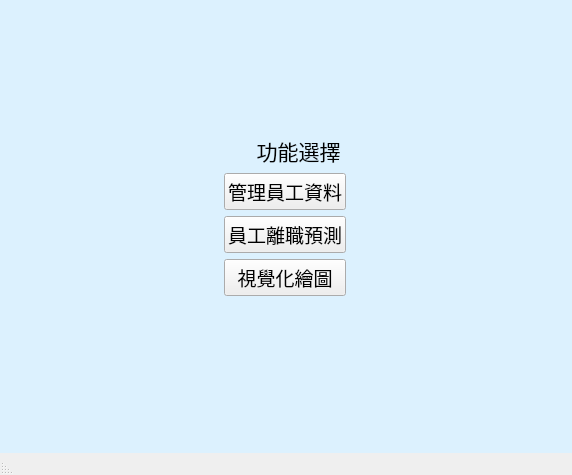
<?xml version="1.0" encoding="UTF-8"?>
<ui version="4.0">
 <class>MainWindow</class>
 <widget class="QMainWindow" name="MainWindow">
  <property name="geometry">
   <rect>
    <x>0</x>
    <y>0</y>
    <width>572</width>
    <height>475</height>
   </rect>
  </property>
  <property name="windowTitle">
   <string>MainWindow</string>
  </property>
  <property name="layoutDirection">
   <enum>Qt::RightToLeft</enum>
  </property>
  <widget class="QWidget" name="centralwidget">
   <widget class="QLabel" name="label_2">
    <property name="geometry">
     <rect>
      <x>0</x>
      <y>0</y>
      <width>631</width>
      <height>511</height>
     </rect>
    </property>
    <property name="styleSheet">
     <string notr="true">background-color:#DCF1FE;</string>
    </property>
    <property name="text">
     <string/>
    </property>
   </widget>
   <widget class="QWidget" name="layoutWidget">
    <property name="geometry">
     <rect>
      <x>0</x>
      <y>0</y>
      <width>571</width>
      <height>431</height>
     </rect>
    </property>
    <layout class="QGridLayout" name="gridLayout_2">
     <item row="0" column="1">
      <spacer name="verticalSpacer">
       <property name="orientation">
        <enum>Qt::Vertical</enum>
       </property>
       <property name="sizeHint" stdset="0">
        <size>
         <width>20</width>
         <height>58</height>
        </size>
       </property>
      </spacer>
     </item>
     <item row="1" column="0">
      <spacer name="horizontalSpacer_3">
       <property name="orientation">
        <enum>Qt::Horizontal</enum>
       </property>
       <property name="sizeHint" stdset="0">
        <size>
         <width>158</width>
         <height>20</height>
        </size>
       </property>
      </spacer>
     </item>
     <item row="1" column="1">
      <layout class="QGridLayout" name="gridLayout">
       <item row="0" column="0">
        <widget class="QLabel" name="label">
         <property name="font">
          <font>
           <family>Heiti TC</family>
           <pointsize>16</pointsize>
          </font>
         </property>
         <property name="layoutDirection">
          <enum>Qt::RightToLeft</enum>
         </property>
         <property name="text">
          <string>      功能選擇</string>
         </property>
        </widget>
       </item>
       <item row="3" column="0">
        <widget class="QPushButton" name="visual_drawing">
         <property name="font">
          <font>
           <family>Heiti TC</family>
           <pointsize>14</pointsize>
          </font>
         </property>
         <property name="text">
          <string>視覺化繪圖</string>
         </property>
        </widget>
       </item>
       <item row="2" column="0">
        <widget class="QPushButton" name="employee_turnover_forecast">
         <property name="font">
          <font>
           <family>Heiti TC</family>
           <pointsize>14</pointsize>
          </font>
         </property>
         <property name="text">
          <string>員工離職預測</string>
         </property>
        </widget>
       </item>
       <item row="1" column="0">
        <widget class="QPushButton" name="manage_employee_information">
         <property name="font">
          <font>
           <family>Heiti TC</family>
           <pointsize>14</pointsize>
          </font>
         </property>
         <property name="text">
          <string>管理員工資料</string>
         </property>
        </widget>
       </item>
      </layout>
     </item>
     <item row="1" column="2">
      <spacer name="horizontalSpacer_2">
       <property name="orientation">
        <enum>Qt::Horizontal</enum>
       </property>
       <property name="sizeHint" stdset="0">
        <size>
         <width>158</width>
         <height>20</height>
        </size>
       </property>
      </spacer>
     </item>
     <item row="2" column="1">
      <spacer name="verticalSpacer_2">
       <property name="orientation">
        <enum>Qt::Vertical</enum>
       </property>
       <property name="sizeHint" stdset="0">
        <size>
         <width>20</width>
         <height>58</height>
        </size>
       </property>
      </spacer>
     </item>
    </layout>
   </widget>
   <widget class="QLabel" name="label_4">
    <property name="geometry">
     <rect>
      <x>360</x>
      <y>160</y>
      <width>201</width>
      <height>211</height>
     </rect>
    </property>
    <property name="text">
     <string/>
    </property>
    <property name="pixmap">
     <pixmap>../../../../Downloads/p04拷貝.png</pixmap>
    </property>
    <property name="scaledContents">
     <bool>true</bool>
    </property>
   </widget>
   <widget class="QLabel" name="label_3">
    <property name="geometry">
     <rect>
      <x>-1</x>
      <y>105</y>
      <width>251</width>
      <height>231</height>
     </rect>
    </property>
    <property name="text">
     <string/>
    </property>
    <property name="pixmap">
     <pixmap>../../../../Downloads/p04.png</pixmap>
    </property>
    <property name="scaledContents">
     <bool>true</bool>
    </property>
   </widget>
   <zorder>label_2</zorder>
   <zorder>label_4</zorder>
   <zorder>label_3</zorder>
   <zorder>layoutWidget</zorder>
  </widget>
  <widget class="QMenuBar" name="menubar">
   <property name="geometry">
    <rect>
     <x>0</x>
     <y>0</y>
     <width>572</width>
     <height>24</height>
    </rect>
   </property>
  </widget>
  <widget class="QStatusBar" name="statusbar"/>
 </widget>
 <resources/>
 <connections/>
</ui>
